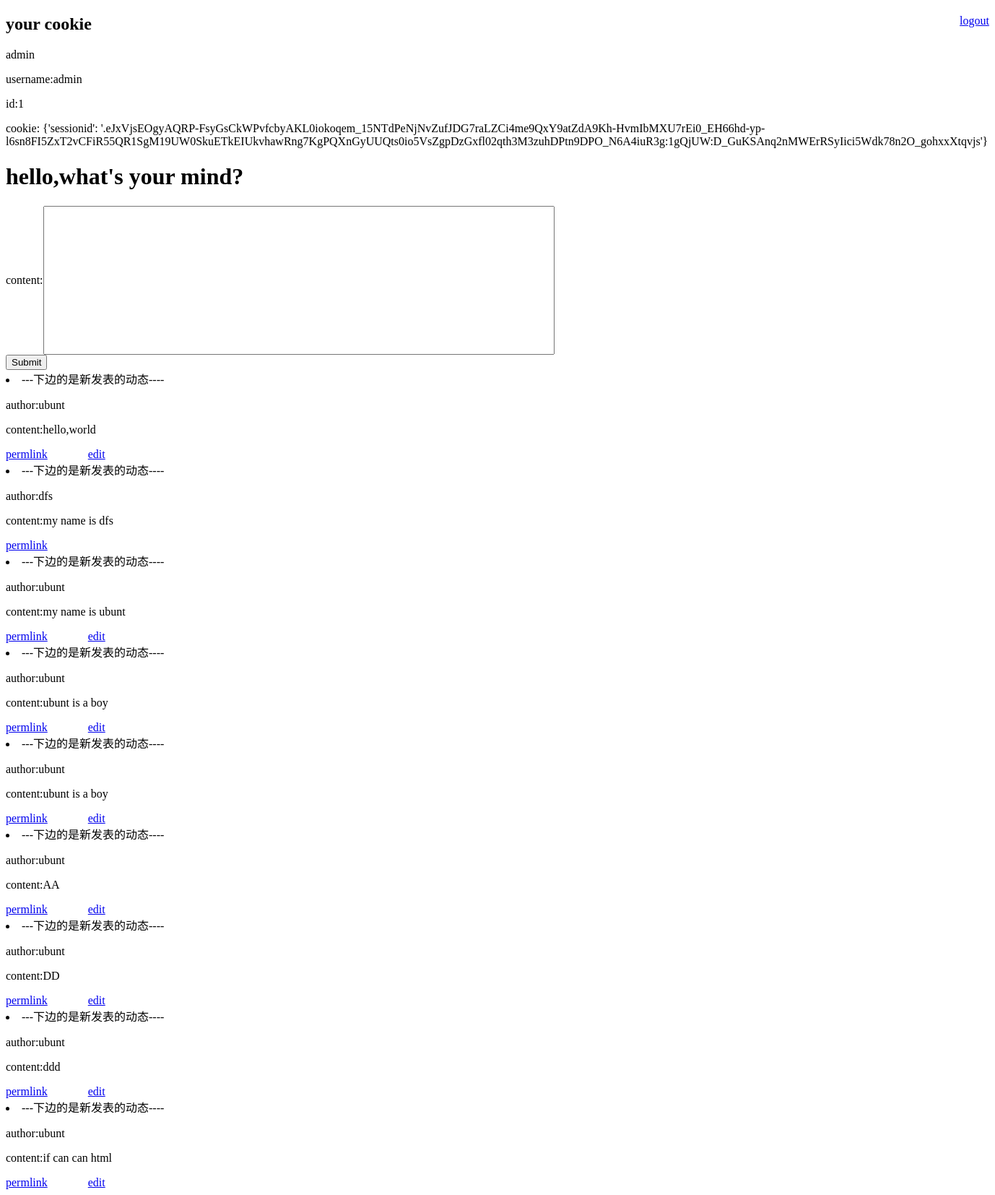
/comments/index/ (signed in), run on an earlier commit of the app's database.
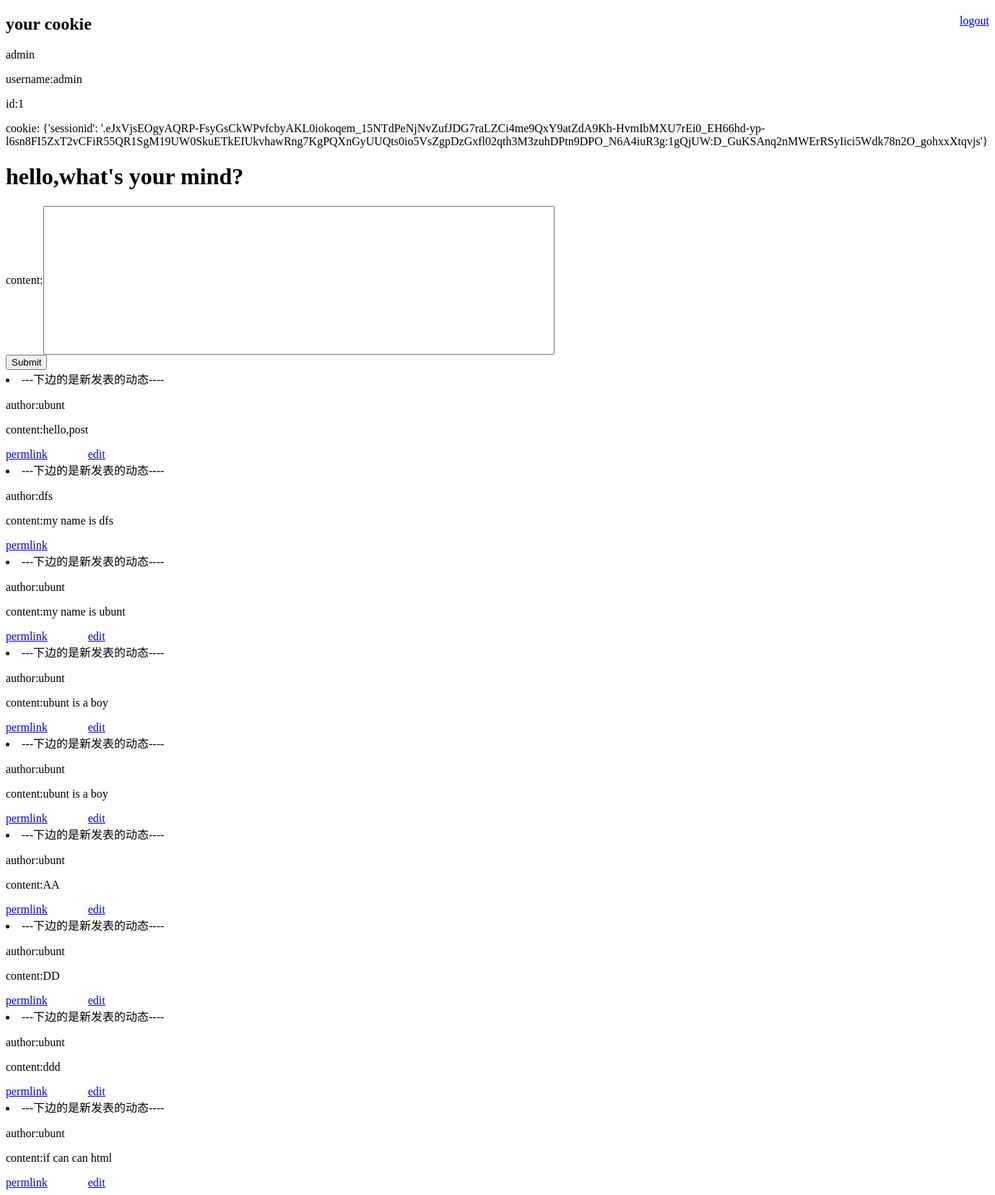
And on a later commit of the database.
### comments/models.py (models this page shows)
class Post(models.Model):
    id = models.IntegerField(primary_key=True)
    body = models.TextField()
    author = models.ForeignKey('User', on_delete=models.CASCADE)  # 默认关联到User的主键

class User(models.Model):
    username = models.CharField(max_length=20)
    id = models.IntegerField(primary_key=True)

### comments/views.py (the view, shortened to what this page needs)
# urls.py: path('index/',views.index,name='index'),
def index(request):
    is_login = request.session.get('is_login', False)
    if is_login is False:  # 如果没有登录,跳转到登录界面
        return redirect('/comments/login/')
    if is_login:  # 如果已经登录
        posts = Post.objects.all()  # 注意:这里是显示所有的动态页面:
        return render(request, 'index.html', {'form': request.session.get('username'), 'posts': posts, })

### comments/templates/index.html (shortened to what this page needs)
<!DOCTYPE html>
<html lang="en">
<head>
</head>
<body>
<div>
    <a href="/comments/logout/" style="position:relative;float:right">logout</a>
    {% block content %}
    <h2>your cookie</h2>
    <p> {{ form }}</p>
    <p> username:{{request.session.username}}</p>
    <p> id:{{request.session.user_id}}</p>
    <p>cookie: {{request.COOKIES}}</p>
    {% if request.session.is_login %}
        <h1>hello,what's your mind?</h1>
        {% block mainbody %}
        <form action="/comments/index/" method="post">
            content:<input type="text" style="width:700px;height:200px;" name="body"/> <br/>
            <input type="submit" value="Submit"/>
        </form>
        {% endblock %}
    {% else %}
        <h1>you are not login</h1>
    {% endif %}
</div>
<div>
    {% for post in posts %}
        <li>---下边的是新发表的动态----
            <p>author:{{post.author.username}}</p>
            <p>content:{{post.body}}</p>
        </li>
        <a href="/comments/post/{{post.id}}">permlink</a>
        {% if post.author.id == request.session.user_id %}
            <a href="/comments/edit/{{post.id}}">edit</a>
        {% endif %}
        <br/>
    {% endfor %}
</div>
{% endblock %}
</body>
</html>

What changed in the data, as far as the page shows it:
changed Post: body "hello,world" → "hello,post"
